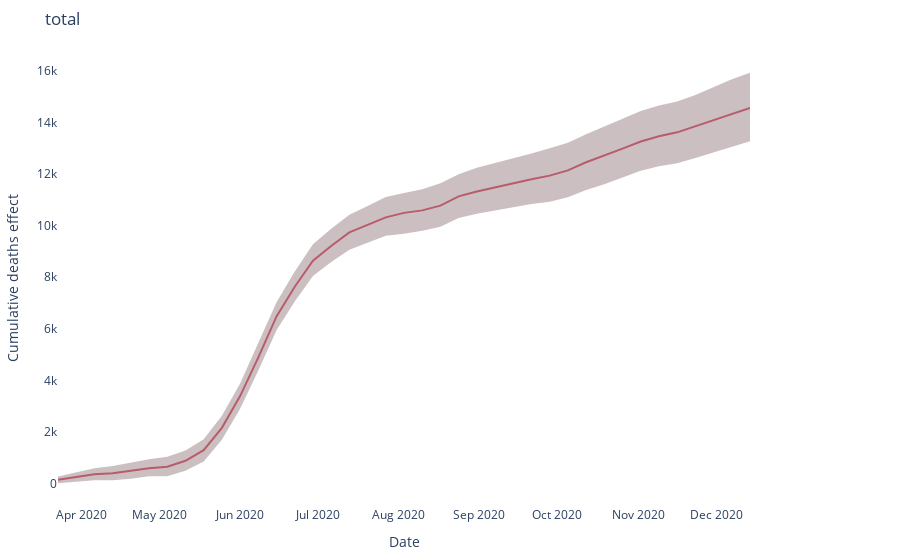
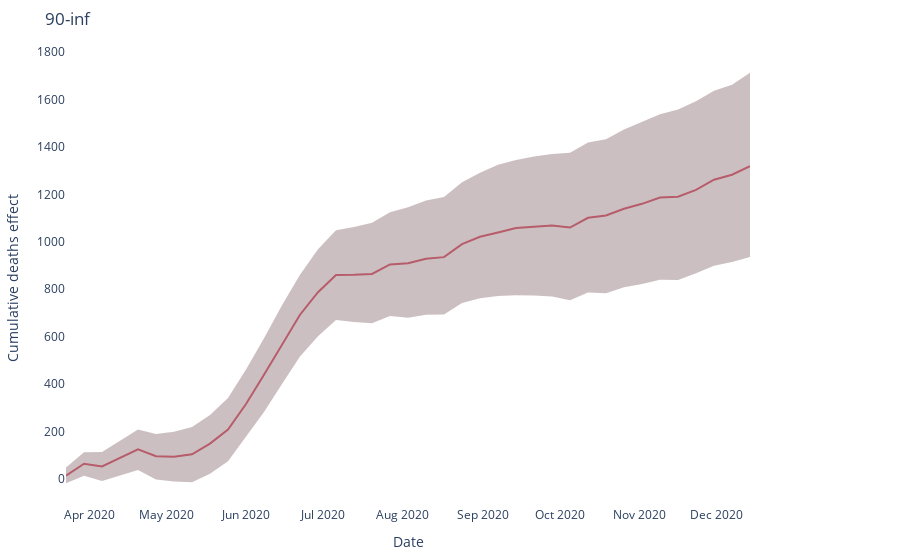
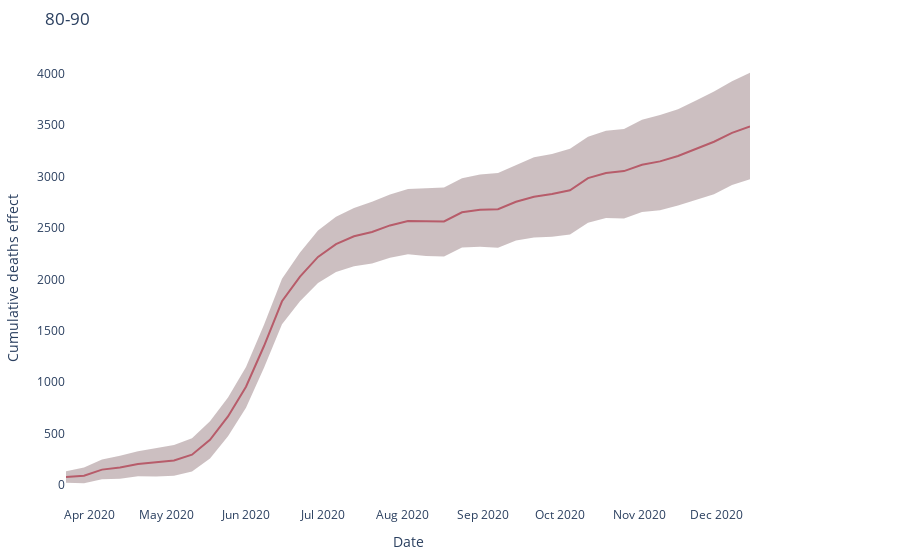
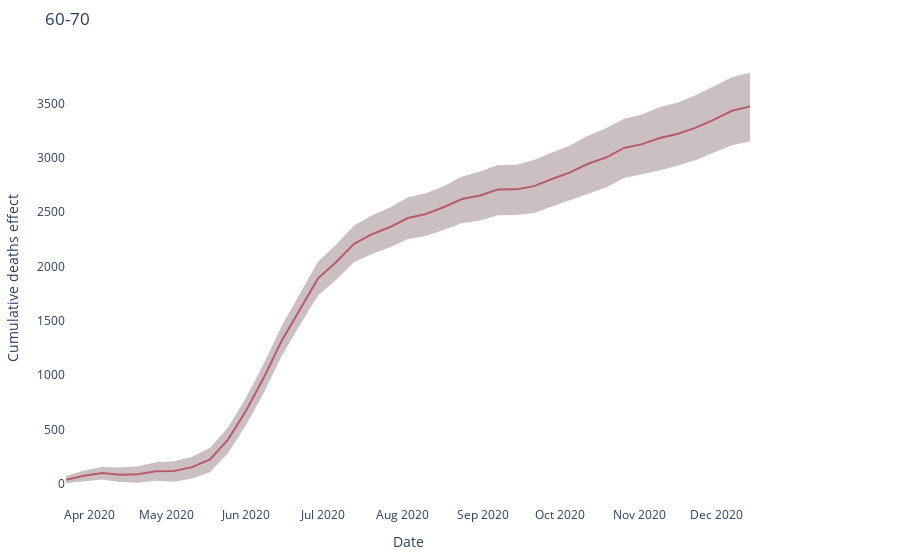

Here is the notebook cell these charts were saved with, in order:
### Code cell
for group in results_causal_impact[group_col].unique()[:]:
    
    data = results_causal_impact.query(f'{group_col} == "{group}" and date > @cut_date')
    fig = plot_statistics(data, title=group)
    fig.show()
